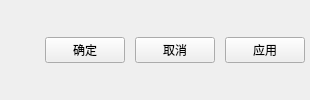
     <widget class="QWidget" name="widget" native="true">
      <property name="styleSheet">
       <string notr="true"/>
      </property>
      <layout class="QHBoxLayout" name="horizontalLayout" stretch="7,1,1,1">
       <property name="spacing">
        <number>10</number>
       </property>
       <property name="leftMargin">
        <number>5</number>
       </property>
       <property name="topMargin">
        <number>5</number>
       </property>
       <property name="rightMargin">
        <number>5</number>
       </property>
       <property name="bottomMargin">
        <number>5</number>
       </property>
       <item>
        <spacer name="horizontalSpacer">
         <property name="orientation">
          <enum>Qt::Horizontal</enum>
         </property>
         <property name="sizeHint" stdset="0">
          <size>
           <width>40</width>
           <height>20</height>
          </size>
         </property>
        </spacer>
       </item>
       <item>
        <widget class="QPushButton" name="pushButton_3">
         <property name="text">
          <string>确定</string>
         </property>
        </widget>
       </item>
       <item>
        <widget class="QPushButton" name="pushButton_2">
         <property name="text">
          <string>取消</string>
         </property>
        </widget>
       </item>
       <item>
        <widget class="QPushButton" name="pushButton">
         <property name="text">
          <string>应用</string>
         </property>
        </widget>
       </item>
      </layout>
     </widget>
